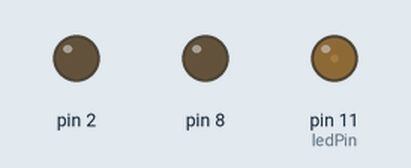
This sketch was run on a simulated Arduino Uno, built with avr-gcc and run on an emulated ATmega328P. Shown: output pins drawn as LEDs (lit = HIGH).

Above: at 0.05 s.
At 1.05 s:
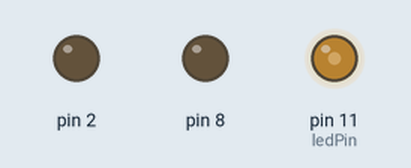
At 2.1 s:
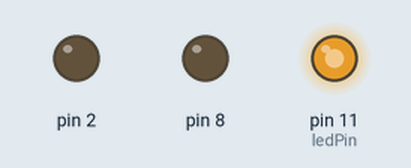
Timing chart, 0 to 4.8 s (numbered marks = the images above):
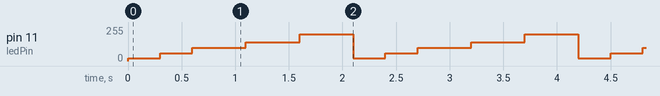

Measured:
- by itself, pin 11 (ledPin): repeats every 2.1 s: 60/255 0.30 s, 100/255 0.50 s, 140/255 0.50 s, 200/255 0.50 s, 20/255 0.30 s

The sketch:

basic_led_d13.ino
```cpp
int ledPin = 11;
int delayTime;


void setup() {
  // put your setup code here, to run once:
  pinMode(2, OUTPUT);
  pinMode(8, OUTPUT);
  pinMode(11, OUTPUT);
}

void loop() {
  /*
  digitalWrite(2, HIGH);
  digitalWrite(8, LOW);
  delay(500);
  digitalWrite(2, LOW);
  digitalWrite(8, HIGH);
  delay(500);
  */

  // ANALOG WRITE
  delayTime = 300;
  analogWrite(ledPin, 20);
  delay(delayTime);
  analogWrite(ledPin, 60);
  delay(delayTime);
  analogWrite(ledPin, 100);
  delayTime = 500;
  delay(delayTime);
  analogWrite(ledPin, 140);
  delay(delayTime);
  analogWrite(ledPin, 200);
  delay(delayTime);
}
```
